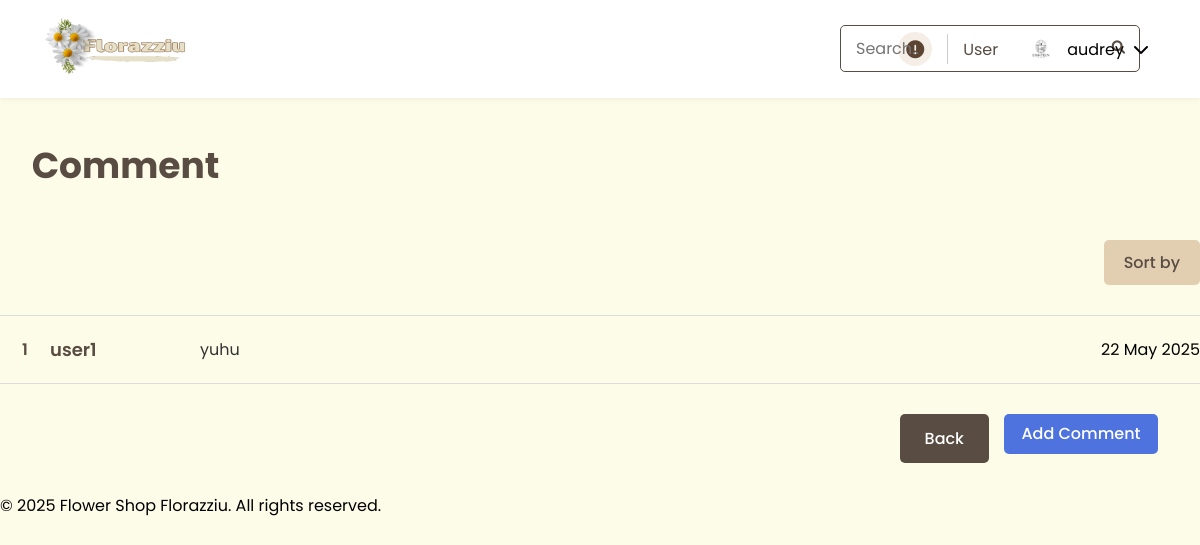
/flower_shop/products/comments.php?id=16 (signed in), run on the app's committed database.
### tables this page shows
CREATE TABLE `comments` (
  `id` int(11) NOT NULL,
  `product_id` int(11) NOT NULL,
  `user_id` int(11) NOT NULL,
  `comment` text NOT NULL,
  `rating` tinyint(1) DEFAULT NULL,
  `created_at` timestamp NOT NULL DEFAULT current_timestamp(),
  `updated_at` timestamp NOT NULL DEFAULT current_timestamp() ON UPDATE current_timestamp(),
  `username` varchar(255) NOT NULL
);

CREATE TABLE `users` (
  `id` int(11) NOT NULL,
  `username` varchar(50) NOT NULL,
  `password` varchar(255) NOT NULL,
  `email` varchar(100) NOT NULL,
  `full_name` varchar(100) DEFAULT NULL,
  `profile_picture` varchar(255) DEFAULT NULL,
  `created_at` timestamp NOT NULL DEFAULT current_timestamp(),
  `updated_at` timestamp NOT NULL DEFAULT current_timestamp() ON UPDATE current_timestamp(),
  `role` enum('user','admin') DEFAULT 'user',
  `is_verified` tinyint(1) DEFAULT 0
);

### flower_shop/products/comments.php (the view, shortened to what this page needs)
<?php
include '../includes/header.php';
require '../config/database.php';
$product_id = $_GET['id'] ?? 0;
$sort = $_GET['sort'] ?? 'newest';
$orderBy = match($sort) {
    'a-z' => 'users.username ASC',
    'z-a' => 'users.username DESC',
    'oldest' => 'comments.created_at ASC',
    default => 'comments.created_at DESC'
};
$stmt = $pdo->prepare("
    SELECT comments.*, users.username
    FROM comments
    JOIN users ON comments.user_id = users.id
    WHERE comments.product_id = ?
    ORDER BY $orderBy
");
$stmt->execute([$product_id]);
$comments = $stmt->fetchAll(PDO::FETCH_ASSOC);
?>
<main>
    <div class="container">
        <h1 class="comments-title">Comment</h1>
        <div class="comments-filter">
            <div class="filter-dropdown">
                <button class="filter-btn">Sort by</button>
            </div>
        </div>
        <div class="comments-table">
            <?php if (!empty($comments)): ?>
                <?php foreach ($comments as $index => $comment): ?>
                    <div class="comment-item">
                        <div class="comment-number"><?= $index + 1 ?></div>
                        <div class="comment-user"><?= htmlspecialchars($comment['username']) ?></div>
                        <div class="comment-text"><?= htmlspecialchars($comment['comment']) ?></div>
                        <div class="comment-date"><?= date('d M Y', strtotime($comment['created_at'])) ?></div>
                    </div>
                <?php endforeach; ?>
            <?php else: ?>
                <div class="no-comments">Belum ada komentar.</div>
            <?php endif; ?>
        </div>
        <div class="comments-actions">
            <a href="product-detail.php?id=<?= $product_id ?>" class="back-btn">Back</a>
            <a href="add-comment.php?id=<?= $product_id ?>" class="add-comment-btn">Add Comment</a>
        </div>
    </div>
</main>
<?php include '../includes/footer.php'; ?>

### flower_shop/assets/css/style.css (style rules this page uses)
* { margin: 0; padding: 0; box-sizing: border-box; font-family: 'Poppins', sans-serif; }
body { background-color: #FDFCE8; }
.filter-dropdown { position: relative; display: inline-block; }
.filter-btn { background-color: #E2CEB1; color: #584C43; padding: 10px 20px; border: none; border-radius: 5px; cursor: pointer; font-weight: 500; font-size: 16px; }
.comments-title, .add-comment-title { color: #584C43; font-size: 36px; font-weight: 700; margin: 40px 0 30px; text-align: center; }
.comments-title { width: 251px; height: 72px; }
.comments-filter { margin: 0 0 30px; display: flex; justify-content: flex-end; }
.comments-table { margin: 30px 0; border-top: 1px solid #ddd; }
.comment-item { display: flex; padding: 20px 0; border-bottom: 1px solid #ddd; align-items: center; }
.comment-number { width: 50px; font-weight: 600; font-size: 16px; color: #584C43; text-align: center; }
.comment-user { width: 150px; font-weight: 600; font-size: 18px; color: #584C43; }
.comment-text { flex: 1; font-size: 16px; color: #333; }
.comments-actions, .form-actions { display: flex; justify-content: flex-end; gap: 15px; margin: 30px 42px; }
.back-btn, .cancel-btn { background-color: #584C43; color: white; padding: 12px 25px; border: none; border-radius: 5px; font-size: 16px; font-weight: 500; cursor: pointer; transition: all 0.3s; text-decoration: none; display: inline-block; }
.add-comment-btn, .submit-btn { background-color: #4E73DE; color: #FFFFFF; height: 40px; border-radius: 5px; display: flex; align-items: center; justify-content: center; font-weight: 500; font-size: 16px; line-height: 100%; letter-spacing: 0%; text-decoration: none; transition: all 0.3s; padding: 0 15px; }
.add-comment-btn { width: 154px; }

### data on the page
comments: user.username "user1", comment "yuhu", created_at "22 May 2025"

### other printed values
$_SESSION['username'] "audrey"
